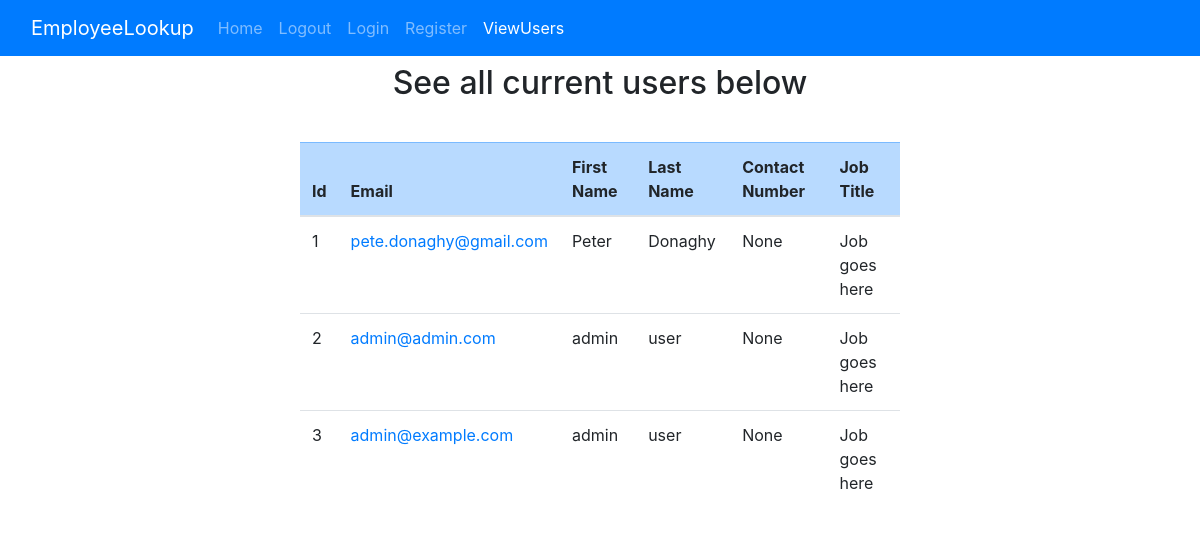
The app's page /view-users (signed in) with its own data.
### website/models.py (models this page shows)
class User(db.Model, UserMixin):
    id = db.Column(db.Integer, primary_key=True)
    email = db.Column(db.String(120), unique=True, nullable=False)
    password = db.Column(db.String(60))
    first_name = db.Column(db.String(30))
    last_name = db.Column(db.String(60))
    is_admin = db.Column(db.Boolean, default=False)
    contact_number = db.Column(db.String(60), nullable=True)
    job_id = db.Column(db.Integer, db.ForeignKey('job.id'), nullable=True)

### website/routes.py (the view)
@main.route('/view-users', methods=['GET', 'POST'])
def admin_tasks():
    if not current_user.is_admin:
        flash('Please log in as an administrator to view this page', 'error')
        return redirect(url_for('main.login'))
    return render_template('view-users.html', users=User.query.all())

### website/models.py (called while the page is built)
@login_manager.user_loader
def load_user(user_id):
    return User.query.get(int(user_id))

### website/templates/view-users.html (shortened to what this page needs)
{% extends "base.html" %}
{% block admin %}class="nav-link active"{% endblock %}
{% block home %}class="nav-link"{% endblock %}
{% block content %}
    <h2 class="text-center p-2">See all current users below</h2>
    <container class="container p-2">
        <table class="table table-hover w-50 mx-auto">
            <thead>
            <tr class="table-primary">
                <th >Id</th>
                <th>Email</th>
                <th>First Name</th>
                <th>Last Name</th>
                <th>Contact Number</th>
                <th>Job Title</th>
            </tr>
            </thead>
            <tbody>
            {% for user in users %}
                <tr class="cursor-pointer">
                    <td>{{ user.id }}</td>
                    <td><a  href="{{ url_for('main.view_record', user_id=user.id) }}">{{ user.email }}</a></td>
                    <td>{{ user.first_name }}</td>
                    <td>{{ user.last_name }}</td>
                    <td>{{ user.contact_number }}</td>
                    <td>Job goes here</td>
                </tr>
            {% endfor %}
            </tbody>
        </table>
    </container>
{% endblock %}

### website/templates/base.html (shortened to what this page needs)
<!DOCTYPE html>
<html lang="en">
<head>
    <link rel="stylesheet" href="../static/index.css">
    <link
            rel="stylesheet"
            href="https://stackpath.bootstrapcdn.com/bootstrap/4.4.1/css/bootstrap.min.css"
    />
    <link
            rel="stylesheet"
            href="https://stackpath.bootstrapcdn.com/font-awesome/4.7.0/css/font-awesome.min.css"
    />
</head>
<body>
<nav class="navbar navbar-expand-lg navbar-dark bg-primary">
    <div class="container-fluid">
        <a class="navbar-brand" href="/">EmployeeLookup</a>
        <div class="collapse navbar-collapse" id="navbar">
            <ul class="navbar-nav">
                <li class="nav-item">
                    <a {% block home %}class="nav-link active"{% endblock %} href="/">Home</a>
                </li>
                <li class="nav-item">
                    <a class="nav-link" href="/login">Logout</a>
                </li>
                <li class="nav-item">
                    <a {% block login %}class="nav-link"{% endblock %} href="/login">Login</a>
                </li>
                <li class="nav-item">
                    <a {% block register %}class="nav-link"{% endblock %} href="/register">Register</a>
                </li>
                <li class="nav-item">
                    <a {% block admin %}class="nav-link"{% endblock %} href="/view-users">ViewUsers</a>
                </li>
            </ul>
        </div>
    </div>
</nav>
{% block content %}
{% endblock %}
</body>
</html>

### website/static/index.css (style rules this page uses)
a { text-decoration: none; color: black; }
td > a { display: block; }
.cursor-pointer { cursor: pointer; }

### records on screen
User: id "1", email "pete.donaghy@gmail.com", first_name "Peter", last_name "Donaghy", contact_number "None"
User: id "2", email "admin@admin.com", first_name "admin", last_name "user", contact_number "None"
User: id "3", email "admin@example.com", first_name "admin", last_name "user", contact_number "None"
